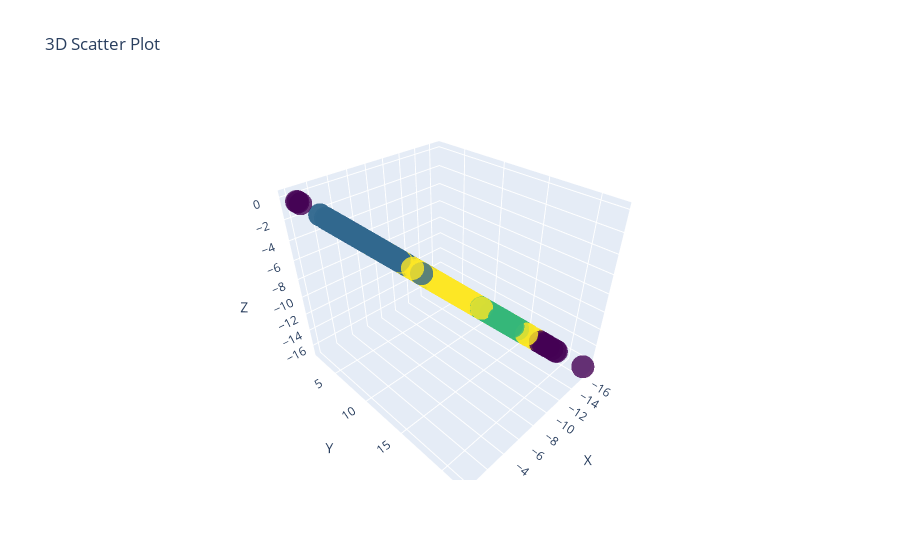

Notebook source saved alongside this figure:
### Code cell
# Создание графика
fig = go.Figure(data=[go.Scatter3d(
    x=df_3["F0"],
    y=df_3["F1"],
    z=df_3["F2"],
    mode='markers',
    marker=dict(
        size=8,
        color=predicted_labels,  # Цвет зависит от значения z
        colorscale='Viridis',
        opacity=0.8
    )
)])

# Настройки макета
fig.update_layout(
    title='3D Scatter Plot',
    scene=dict(
        xaxis_title='X',
        yaxis_title='Y',
        zaxis_title='Z'
    )
)

fig.show()

### Figure 1 — Plotly figure (JSON) as saved in the notebook; plotly's stock layout.template omitted (floating-point values rounded to 4 significant figures; data arrays with more than 128 entries replaced by an {"elided": "..."} marker saying what was removed)
{"data": [{"marker": {"color": {"elided": "1000 int values"}, "colorscale": [[0, "#440154"], [0.1111, "#482878"], [0.2222, "#3e4989"], [0.3333, "#31688e"], [0.4444, "#26828e"], [0.5556, "#1f9e89"], [0.6667, "#35b779"], [0.7778, "#6ece58"], [0.8889, "#b5de2b"], [1, "#fde725"]], "opacity": 0.8, "size": 8}, "mode": "markers", "type": "scatter3d", "x": {"elided": "1000 float values"}, "y": {"elided": "1000 float values"}, "z": {"elided": "1000 float values"}}], "layout": {"scene": {"xaxis": {"title": {"text": "X"}}, "yaxis": {"title": {"text": "Y"}}, "zaxis": {"title": {"text": "Z"}}}, "title": {"text": "3D Scatter Plot"}}}
